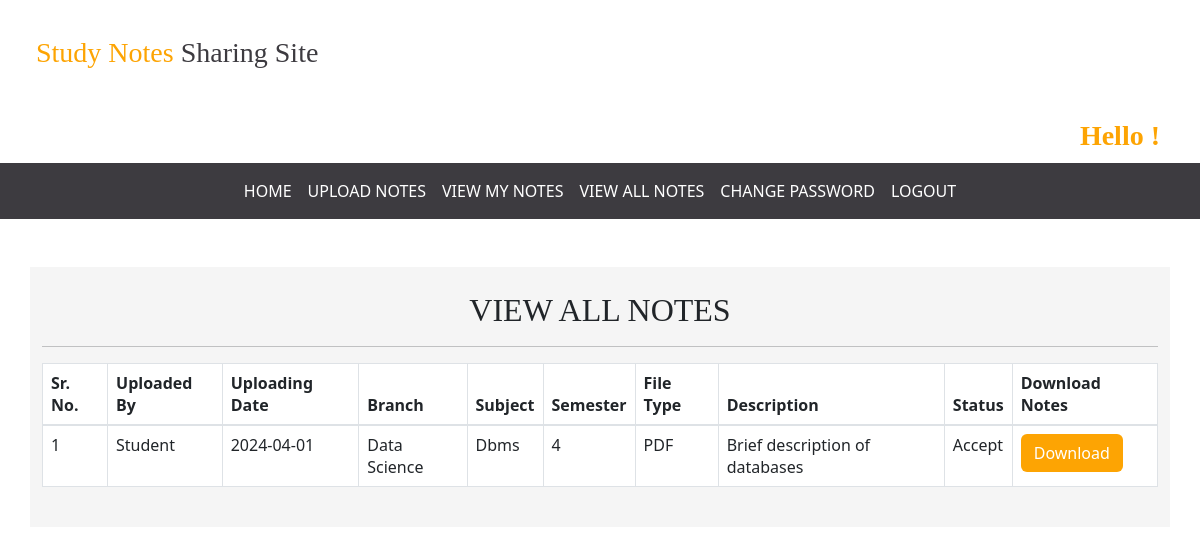
The app's page /viewallnotes with its own data.
### notes/models.py (models this page shows, shortened)
class Notes(models.Model):
    user = models.ForeignKey(User, on_delete=models.CASCADE)
    uploadingdate = models.CharField(max_length=30)
    branch = models.CharField(max_length=30)
    semester = models.CharField(max_length=30)
    subject = models.CharField(max_length=30)
    notesfile = models.FileField(null=True)
    filetype = models.CharField(max_length=30)
    description = models.CharField(max_length=200, null=True)
    status = models.CharField(max_length=15)

class Signup(models.Model):
    user = models.ForeignKey(User, on_delete=models.CASCADE)
    contact = models.CharField(max_length=10, null=True)
    branch = models.CharField(max_length=30)
    semester = models.CharField(max_length=30)
    role = models.CharField(max_length=15)

### notes/views.py (the view)
# urls.py: path('viewallnotes', viewallnotes, name='viewallnotes'),
def viewallnotes(request):
    notes = Notes.objects.filter(status="Accept")
    for note in notes:
        signup = Signup.objects.get(user=note.user)
        note.uploaded_by_role = signup.role
    return render(request, 'viewallnotes.html', {'notes': notes,'data':signup})

### notes/templates/viewallnotes.html (shortened to what this page needs)
{% extends 'usernavigation.html' %}
{% load static %}
{% block body %}
<link rel="stylesheet" href=" https://cdnjs.cloudflare.com/ajax/libs/twitter-bootstrap/5.3.0/css/bootstrap.min.css">
<link rel="stylesheet" href="https://cdn.datatables.net/2.0.2/css/dataTables.bootstrap5.css">
<div class="container mt-5" style="background-color : whitesmoke"><br>
     <H2 class="text-center" style="font-family:'poppins'" >VIEW ALL NOTES</H2>
<hr>
    <table class="table table-bordered" id="example">
        <thead>
        <tr>
            <th>Sr. No.</th>
            <th>Uploaded By</th>
            <th>Uploading Date</th>
            <th>Branch</th>
            <th>Subject</th>
            <th>Semester</th>
            <th>File Type</th>
            <th>Description</th>
            <th>Status</th>
            <th>Download Notes</th>
        </tr>
        </thead>
        <tbody>
        {% for i in notes%}
        <tr>
            <td>{{forloop.counter}}</td>
            <td>{{ i.uploaded_by_role }}</td>
            <td>{{i.uploadingdate}}</td>
            <td>{{i.branch}}</td>
            <td>{{i.subject}}</td>
             <td>{{i.semester}}</td>
            <td>{{i.filetype}}</td>
            <td>{{i.description}}</td>
            <td>{{i.status}}</td>
             <td><a href="{{i.notesfile.url}}"class="btn text-white" style="background-color:FDA403" download>Download</a></td>
        </tr>
        {% endfor %}
        </tbody>
    </table>
<br>
</div>
{% endblock %}

### records on screen
Notes: uploaded_by_role "Student", uploadingdate "2024-04-01", branch "Data Science", subject "Dbms", semester "4", filetype "PDF", description "Brief description of databases", status "Accept"
